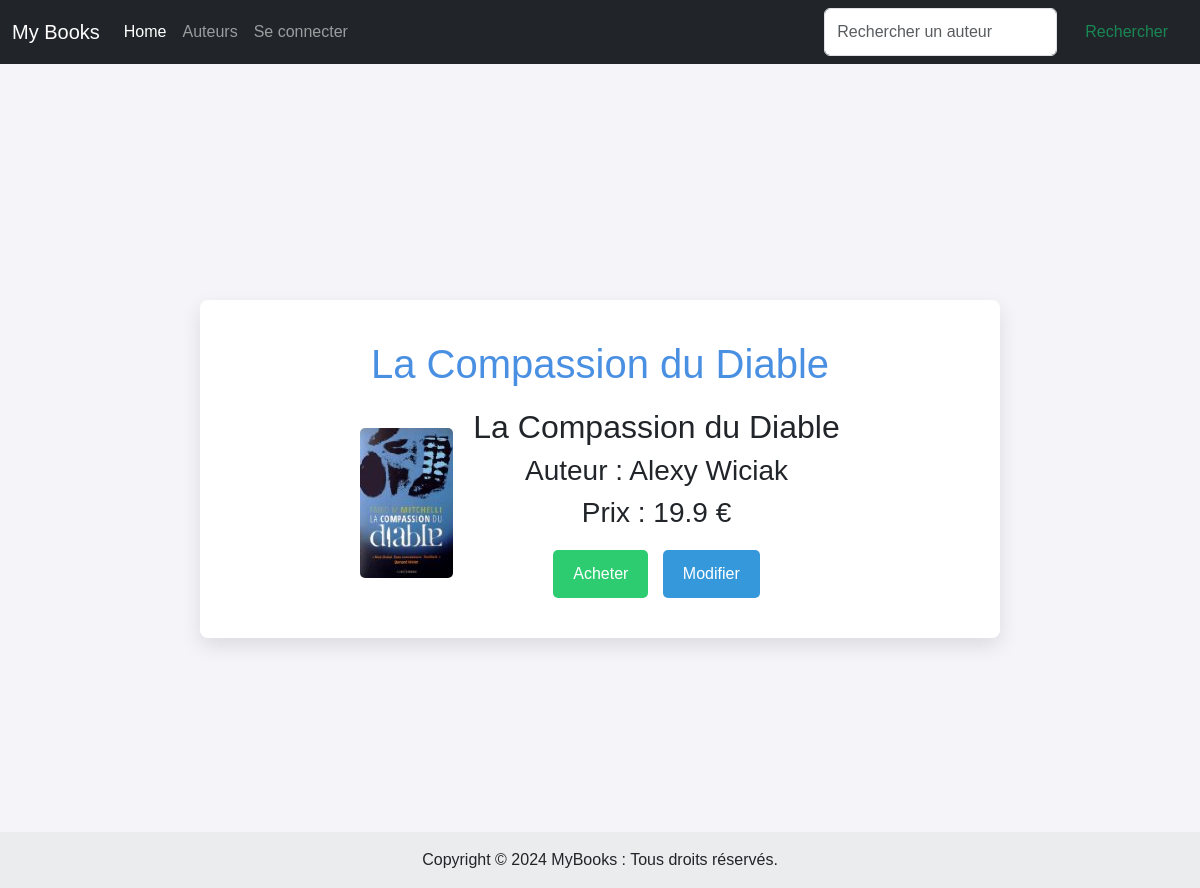
/detail/1, run on the app's committed database.
### tuto/models.py (models this page shows, shortened)
class Book(db.Model):
    id = db.Column(db.Integer, primary_key=True)
    price = db.Column(db.Float)
    title = db.Column(db.String(100))
    url = db.Column(db.String(100))
    img = db.Column(db.String(100))
    author_id = db.Column(db.Integer, db.ForeignKey('author.id'))
    author = db.relationship('Author',
    backref=db.backref('books', lazy='dynamic'))

class Author(db.Model):
    id = db.Column(db.Integer, primary_key=True)
    name = db.Column(db.String(100))

### tuto/views.py (the view)
@app.route("/detail/<id>")
def detail(id):
    try:
        books = get_sample()  # ou `Book.query.all()` si tu utilises une base de données
        book = books[int(id) - 1]
        return render_template("detail.html", book=book)
    except IndexError:
        return render_template("404.html"), 404

### tuto/models.py (called while the page is built)
def get_sample():
    return Book.query.all()

### tuto/templates/detail.html
{% extends 'base.html' %}
{% block styles %}
    {{ super() }}
    <link rel="stylesheet" href="{{ url_for('static', filename='detail.css') }}">
{% endblock %}
{% block content %}
    <div class="livre-container">
        <h1 class="livre-title">{{ book.title }}</h1>
        <div class="livre-detail">
            <div class="livre-image">
                <img src="{{ url_for('static', filename='images/' + book.img) }}" alt="{{ book.title }}" title="{{ book.title }}" class="img-fluid">
            </div>
            <div class="livre-info text-center">
                <h2 class="livre-subtitle">{{ book.title }}</h2>
                <h3 class="livre-author">Auteur : {{ book.author.name }}</h3>
                <h3 class="livre-price">Prix : {{ book.price }} €</h3>
                <div class="button-container">
                    <button type="button" class="btn acheter-button" onclick="window.location.href='{{ book.url }}';">Acheter</button>
                    <button type="button" class="btn modifier-button" onclick="window.location.href='{{ url_for('edit_author', id=book.id) }}';">Modifier</button>
                </div>
            </div>
        </div>
    </div>
{% endblock %}

### tuto/static/detail.css (style rules this page uses)
body { font-family: 'Arial', sans-serif; background-color: #f4f4f9; margin: 0; padding: 0; display: flex; flex-direction: column; min-height: 100vh; padding-top: 300px; padding-bottom: 250px; }
.livre-container { max-width: 800px; padding: 40px; background-color: #ffffff; border-radius: 8px; box-shadow: 0 8px 20px rgba(0, 0, 0, 0.1); margin: auto; flex-grow: 1; display: flex; flex-direction: column; align-items: center; justify-content: center; }
.livre-title { font-size: 2.5rem; color: #4a90e2; margin-bottom: 20px; text-align: center; }
.livre-detail { display: flex; align-items: center; justify-content: center; }
.livre-image img { max-width: 200px; border-radius: 5px; }
.livre-info { text-align: left; margin-left: 20px; }
.button-container { margin-top: 20px; }
.btn { padding: 12px 20px; border: none; border-radius: 5px; cursor: pointer; transition: background-color 0.3s, transform 0.2s; }
.acheter-button { background-color: #2ecc71; color: white; margin-right: 10px; }
.modifier-button { background-color: #3498db; color: white; }

### data on the page
Book: title "La Compassion du Diable", img (picture), price "19.9"
Author: author.name "Alexy Wiciak"
